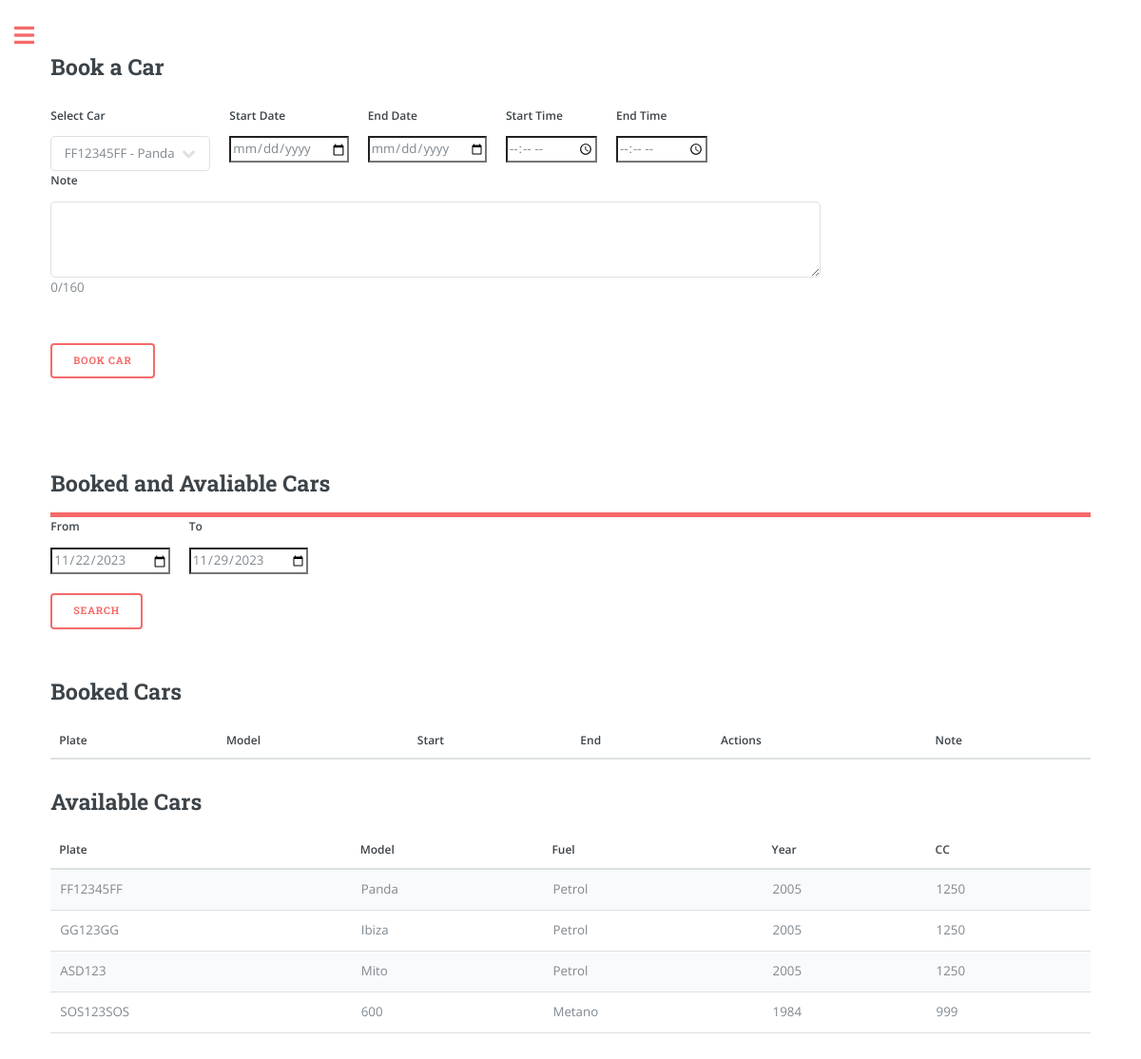
Before: /overview (signed in) with the older database file.
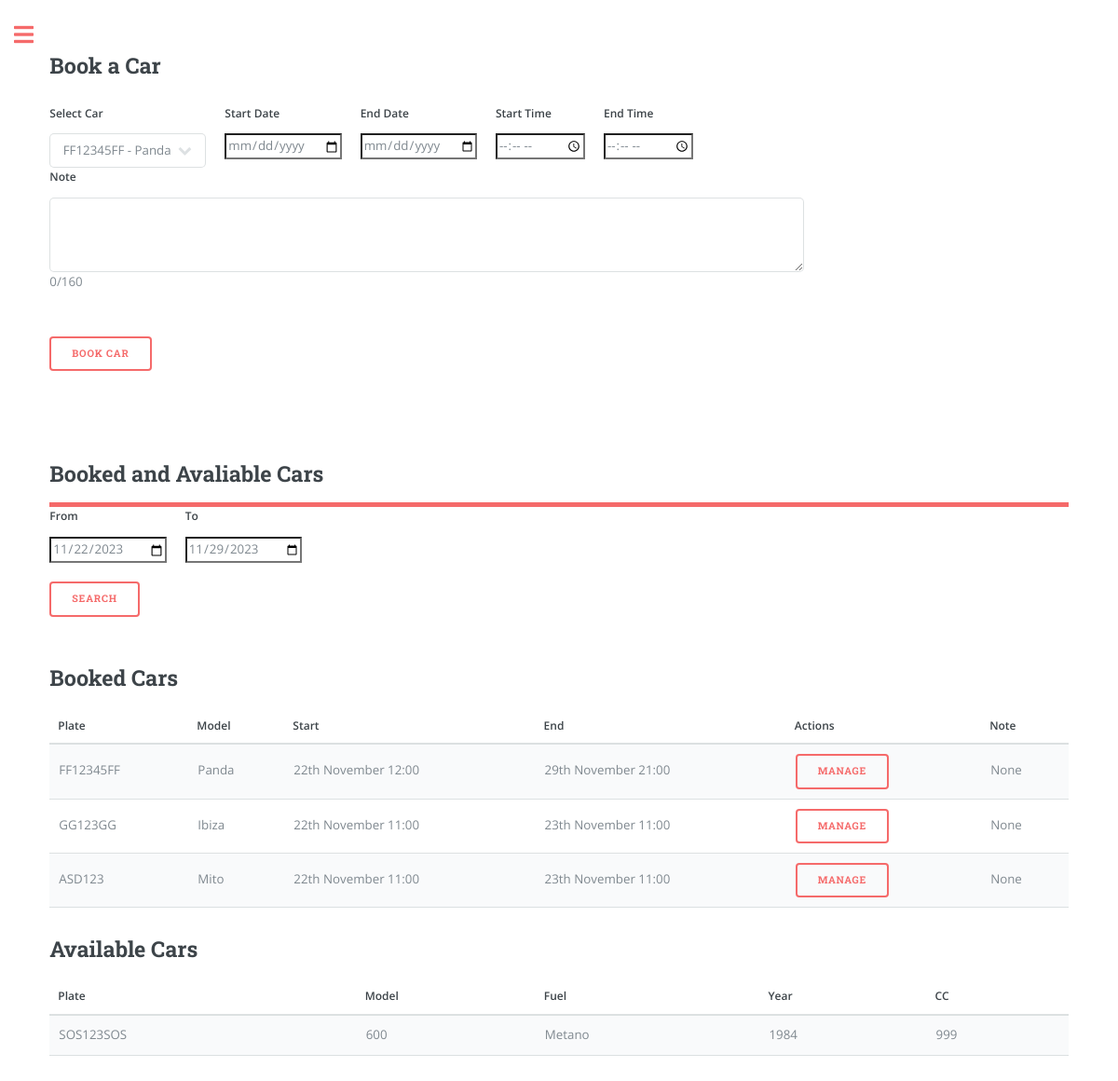
After: the same page with the newer database file.
### app/models.py (models this page shows, shortened)
class Car(db.Model):
    plate = db.Column(db.String(8), primary_key=True, index=True, unique=True)
    make = db.Column(db.String(15), index=True)
    model = db.Column(db.String(15), index=True)
    fuel = db.Column(db.String(8), index=True)
    year = db.Column(db.Integer, index=True)
    cc = db.Column(db.Integer, index=True)
    user_id = db.Column(db.Integer, db.ForeignKey('user.id'))

class Booking(db.Model):
    id = db.Column(db.Integer, primary_key=True)
    start_datetime = db.Column(db.DateTime, nullable=False)
    end_datetime = db.Column(db.DateTime, nullable=False)
    car_plate = db.Column(db.String(8), db.ForeignKey('car.plate'), nullable=False)
    user_id = db.Column(db.Integer, db.ForeignKey('user.id'), nullable=False)
    note = db.Column(db.String(160))
    car = db.relationship('Car', backref='bookings', lazy=True)

### app/routes.py (the view, shortened to what this page needs)
@app.route('/')
@app.route('/overview', methods=['GET', 'POST'])
@login_required
def overview(): # Booking
    user_cars = current_user.garage.all()
    from_date = request.form.get('from')
    to_date = request.form.get('to')
    if from_date == None:
        from_date = datetime.now().date()
        to_date = from_date + timedelta(days=7)
    from_datetime = datetime.strptime(f'{from_date}', '%Y-%m-%d')
    to_datetime = datetime.strptime(f'{to_date}', '%Y-%m-%d')
    user_bookings = Booking.query.filter(
                Booking.user_id == current_user.id,
                Booking.end_datetime > from_datetime,
                Booking.start_datetime < to_datetime
                ).all()
    booked_car_plates = [booking.car_plate for booking in user_bookings]
    available_cars = [car for car in user_cars if car.plate not in booked_car_plates]
    return render_template('overview.html',
                            user_cars=user_cars,
                            available_cars=available_cars,
                            user_bookings=user_bookings,
                            from_datetime=from_datetime.strftime('%Y-%m-%d'),
                            to_datetime=to_datetime.strftime('%Y-%m-%d'),
                            user_name=current_user.username if current_user.is_authenticated else None)

### app/models.py (called while the page is built)
@login.user_loader
def load_user(id):
    return User.query.get(int(id))

### app/templates/overview.html (shortened to what this page needs)
{% extends "index.html" %}
{% block content %}
<h2>Book a Car</h2>
<form method="POST" action="{{ url_for('overview') }}">
    <div class="row">
        <div class="col">
            <label for="car_selection" class="form-label">Select Car</label>
            <select class="form-select" id="car_selection" name="car_selection">
                {% for car in user_cars %}
                    <option value="{{ car.plate }}">{{ car.plate }} - {{ car.model }}</option>
                {% endfor %}
            </select>
        </div>
        <div class="col">
            <label for="start_date" class="form-label">Start Date</label>
            <input type="date" class="form-control" id="start_date" name="start_date" required>
        </div>
        <div class="col">
            <label for="end_date" class="form-label">End Date</label>
            <input type="date" class="form-control" id="end_date" name="end_date" required>
        </div>
        <div class="col">
            <label for="start_time" class="form-label">Start Time</label>
            <input type="time" class="form-control" id="start_time" name="start_time" required>
        </div>
        <div class="col">
            <label for="end_time" class="form-label">End Time</label>
            <input type="time" class="form-control" id="end_time" name="end_time" required>
        </div>
        <div class="col">
            <label for="note" class="form-label">Note</label>
            <textarea class="form-control" id="note" name="note" rows="3" maxlength="160" oninput="updateCharacterCount(this)" style="width: 810px; height: 80px;"></textarea>
            <p id="character-count">0/160</p>
        </div>
    </div>
    <button type="submit" class="btn btn-primary" style="margin-top: 20px;">Book Car</button>
</form>
<header id="header">
    <h2>Booked and Avaliable Cars</h2>
</header>
<form method="POST" action="{{ url_for('overview') }}">
<div class="row">
    <div class="col">
        <label for="from" class="form-label">From</label>
        <input type="date" class="form-control" id="from" name="from" value="{{ from_datetime }}" required>
    </div>
    <div class="col">
        <label for="to" class="form-label">To</label>
        <input type="date" class="form-control" id="to" name="to" value="{{ to_datetime }}" required>
    </div>
</div>
<button type="submit" class="btn btn-primary" style="margin-top: 20px;">Search</button>
</form>
<br>
<form action="{{ url_for('overview') }} " method="POST">
<h2>Booked Cars</h2>
    <table>
        <thead>
            <tr>
                <th>Plate</th>
                <th>Model</th>
                <th>Start</th>
                <th>End</th>
                <th>Actions</th>
                <th>Note</th>
            </tr>
        </thead>
        <tbody>
            {% for booking in user_bookings %}
                <tr>
                    <td>{{ booking.car.plate }}</td>
                    <td>{{ booking.car.model }}</td>
                    <td>{{ booking.start_datetime.strftime("%dth %B %H:%M") }}</td>
                    <td>{{ booking.end_datetime.strftime("%dth %B %H:%M") }}</td>
                    <td>
                        <button type="submit" class="btn btn-danger" name="delete_booking" value="{{ booking.id }}">Manage</button>
                    </td>
                    <td>{{ booking.note }}</td>
                </tr>
            {% endfor %}
        </tbody>
    </table>
</form>
<h2>Available Cars</h2>
<table>
    <thead>
        <tr>
            <th>Plate</th>
            <th>Model</th>
            <th>Fuel</th>
            <th>Year</th>
            <th>CC</th>
        </tr>
    </thead>
    <tbody>
        {% for car in available_cars %}
            <tr>
                <td>{{ car.plate }}</td>
                <td>{{ car.model }}</td>
                <td>{{ car.fuel }}</td>
                <td>{{ car.year }}</td>
                <td>{{ car.cc }}</td>
            </tr>
        {% endfor %}
    </tbody>
</table>
{% endblock %}

### app/templates/index.html (shortened to what this page needs)
<!DOCTYPE HTML>
<html>
	<head>
		<link rel="stylesheet" href="{{url_for('static', filename='css/main.css')}}"/>
	</head>
	<body class="is-preload">
			<div id="wrapper">
					<div id="main">
						<div class="inner">
								<section id="banner">
									<div class="content">
										{% block content %} {% endblock %}
								</section>
						</div>
					</div>
			</div>
	</body>
</html>

Changed rows visible on the page:
no longer on this page (row unchanged): Car: plate "FF12345FF", model "Panda", fuel "Petrol", year "2005", cc "1250"
no longer on this page (row unchanged): Car: plate "GG123GG", model "Ibiza", fuel "Petrol", year "2005", cc "1250"
no longer on this page (row unchanged): Car: plate "ASD123", model "Mito", fuel "Petrol", year "2005", cc "1250"
now on this page (row edited): Booking: car.plate "FF12345FF", car.model "Panda", start_datetime "22th November 12:00", end_datetime "29th November 21:00", {{ booking.id }} 6 (drawn), note "None"
added Booking: car.plate "GG123GG", car.model "Ibiza", start_datetime "22th November 11:00", end_datetime "23th November 11:00", {{ booking.id }} 7 (drawn), note "None"
added Booking: car.plate "ASD123", car.model "Mito", start_datetime "22th November 11:00", end_datetime "23th November 11:00", {{ booking.id }} 8 (drawn), note "None"
